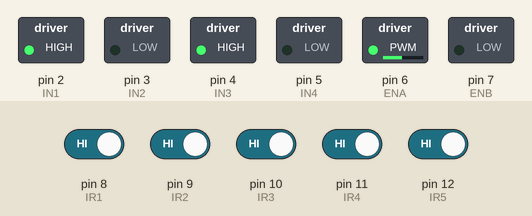
Recording of a sketch running on a simulated Arduino Uno, built with avr-gcc and run on an emulated ATmega328P. Shown: switched loads named in the sketch (green lamp = pin HIGH). Inputs (shaded band) come from the test bench; at power-on: pin 8 (IR1), pin 9 (IR2), pin 10 (IR3), pin 11 (IR4), pin 12 (IR5) HIGH.

Above: at 1.2 s.
1.3 s: pin 8 (IR1) driven LOW
At 1.9 s:
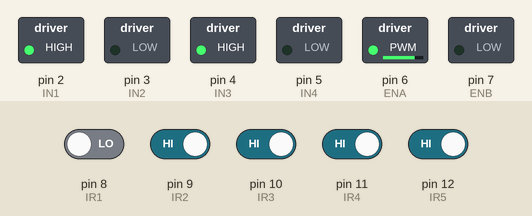
2.8 s: pin 11 (IR4) driven LOW
At 4.0 s:
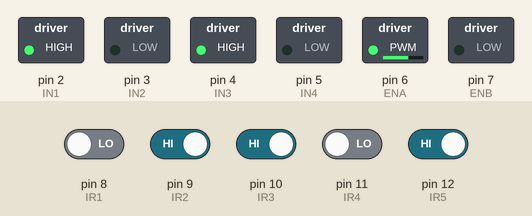
4.3 s: pin 12 (IR5) driven LOW
At 5.3 s:
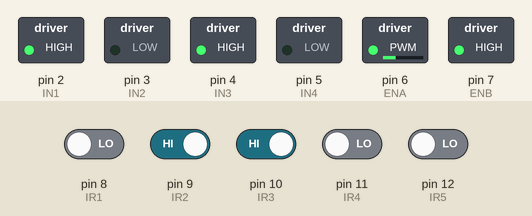
5.8 s: pin 8 (IR1) driven HIGH
At 6.5 s:
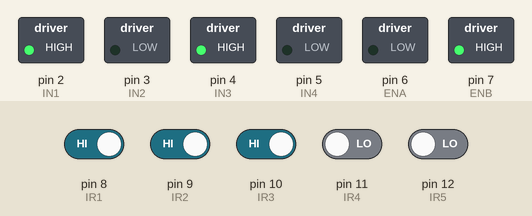
7.3 s: pin 9 (IR2) driven LOW
At 7.6 s:
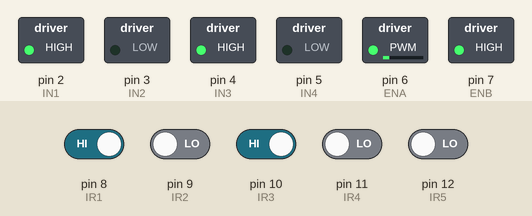
8.8 s: pin 9 (IR2) driven HIGH
At 10.0 s:
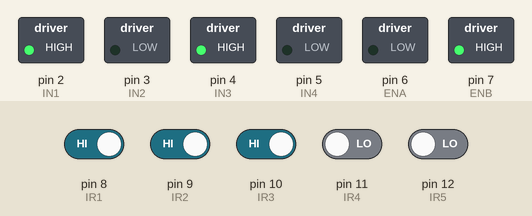
Timing chart, 0 to 11.3 s (numbered marks = the images above; inputs shaded):
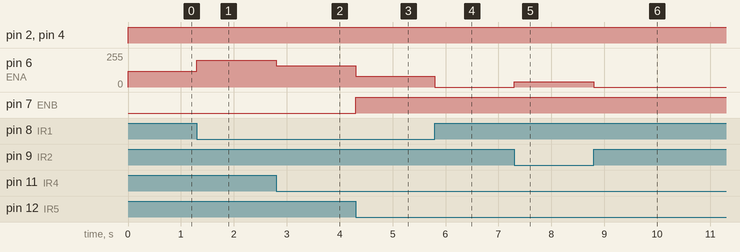

The sketch:

lfr_test.ino
```cpp
// -------------------- PIN DEFINITIONS --------------------
int IN1 = 2;
int IN2 = 3;
int IN3 = 4;
int IN4 = 5;

int ENA = 6;
int ENB = 7;

int IR1 = 8;   // Right-most
int IR2 = 9;
int IR3 = 10;  // Center
int IR4 = 11;
int IR5 = 12;  // Left-most

// -------------------- SPEEDS --------------------
int baseSpeed = 120;
int maxSpeed  = 180;

void setup() {
  pinMode(IN1, OUTPUT);
  pinMode(IN2, OUTPUT);
  pinMode(IN3, OUTPUT);
  pinMode(IN4, OUTPUT);

  pinMode(ENA, OUTPUT);
  pinMode(ENB, OUTPUT);

  pinMode(IR1, INPUT);
  pinMode(IR2, INPUT);
  pinMode(IR3, INPUT);
  pinMode(IR4, INPUT);
  pinMode(IR5, INPUT);

  Serial.begin(9600);
}

// -------------------- MOTOR FUNCTIONS --------------------
void setMotor(int leftSpeed, int rightSpeed) {
  // Left Motor
  if (leftSpeed >= 0) {
    digitalWrite(IN3, HIGH);
    digitalWrite(IN4, LOW);
  } else {
    digitalWrite(IN3, LOW);
    digitalWrite(IN4, HIGH);
    leftSpeed = -leftSpeed;
  }

  // Right Motor
  if (rightSpeed >= 0) {
    digitalWrite(IN1, HIGH);
    digitalWrite(IN2, LOW);
  } else {
    digitalWrite(IN1, LOW);
    digitalWrite(IN2, HIGH);
    rightSpeed = -rightSpeed;
  }

  analogWrite(ENA, constrain(rightSpeed, 0, 255));
  analogWrite(ENB, constrain(leftSpeed, 0, 255));
}

void loop() {

  int s1 = !digitalRead(IR1); // Convert WHITE=1 → BLAlfCK=1
  int s2 = !digitalRead(IR2);
  int s3 = !digitalRead(IR3);
  int s4 = !digitalRead(IR4);
  int s5 = !digitalRead(IR5);

  // Weighted error
  int error =
      s1 * -4 +
      s2 * -2 +
      s3 *  0 +
      s4 *  2 +
      s5 *  4;

  int correction = error * 20;  // tune 10–30

  int leftMotor  = baseSpeed + correction;
  int rightMotor = baseSpeed - correction;

  setMotor(leftMotor, rightMotor);
}
```

Measured:
- after the input at 1.3 s, pin 6 (ENA): 120/255 → 200/255 at once
- after the input at 2.8 s, pin 6 (ENA): 200/255 → 160/255 at once
- after the input at 4.3 s, pin 6 (ENA): 160/255 → 80/255 at once; pin 7 (ENB): LOW → HIGH at once
- after the input at 5.8 s, pin 6 (ENA): 80/255 → 0/255 at once
- after the input at 7.3 s, pin 6 (ENA): 0/255 → 40/255 at once
- after the input at 8.8 s, pin 6 (ENA): 40/255 → 0/255 at once
